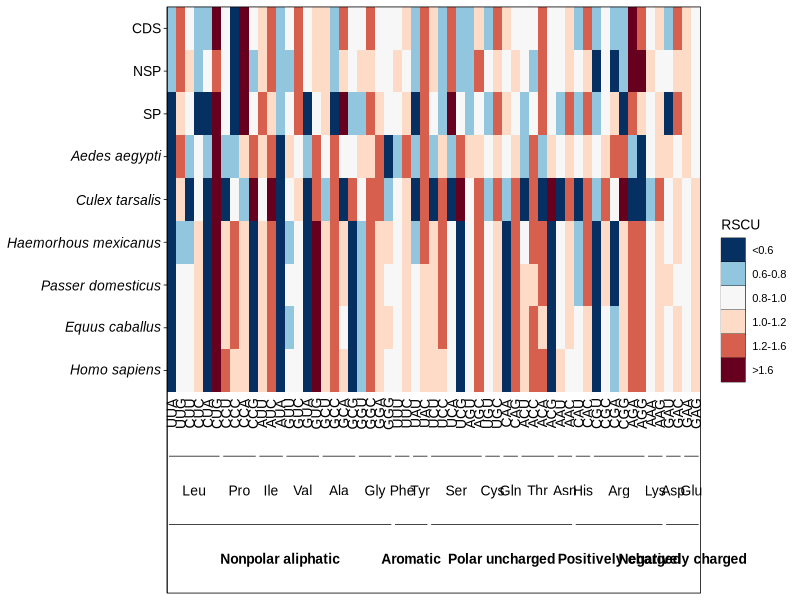

Source code (R):
# ============================================================
# 08_rscu_heatmap.R
# Purpose: RSCU heatmap grouped by amino acid chemical class.
#          Codon order within each synonymous family and amino acid
#          order within each chemical class follow RSCU.csv.
#          Five mutually exclusive classes based on amino acid chemical
#          properties. Discretized colour scale (blue-white-red).
#          Host names italic and ordered phylogenetically.
# Input:
#   results/tables/RSCU/RSCU.csv
# Output:
#   results/figures/RSCU_heatmap.pdf
# Dependencies: here, dplyr, tidyr, readr, ggplot2
# Random seed: 12345 (no stochastic step; kept per project convention)
# Run: Rscript scripts/08_rscu_heatmap.R
# ============================================================

set.seed(12345)  # random seed: 12345

suppressPackageStartupMessages({
  library(here); library(dplyr); library(tidyr)
  library(readr); library(ggplot2)
})

PT <- 0.352778  # 1 pt = 0.352778 mm

# ---------- 1. Read RSCU table ----------
rscu <- read_csv(here("results","tables","RSCU","RSCU.csv"),
                 show_col_types = FALSE,
                 col_types = cols(.default = col_character()))
num_cols <- setdiff(names(rscu), c("AA","Codon"))
rscu[num_cols] <- lapply(rscu[num_cols], as.numeric)

rscu59 <- rscu %>% filter(!Codon %in% c("AUG","UGG"))

# ---------- 2. Five chemical classes ----------
aa_class <- c(
  "Gly"="Nonpolar aliphatic","Ala"="Nonpolar aliphatic","Val"="Nonpolar aliphatic",
  "Leu"="Nonpolar aliphatic","Ile"="Nonpolar aliphatic","Pro"="Nonpolar aliphatic",
  "Phe"="Aromatic","Tyr"="Aromatic",
  "Ser"="Polar uncharged","Thr"="Polar uncharged","Cys"="Polar uncharged",
  "Asn"="Polar uncharged","Gln"="Polar uncharged",
  "Lys"="Positively charged","Arg"="Positively charged","His"="Positively charged",
  "Asp"="Negatively charged","Glu"="Negatively charged"
)
class_order <- c("Nonpolar aliphatic","Aromatic","Polar uncharged",
                 "Positively charged","Negatively charged")
# Amino acid order within each class follows RSCU.csv
aa_order <- c("Leu","Pro","Ile","Val","Ala","Gly",
              "Phe","Tyr",
              "Ser","Cys","Gln","Thr","Asn",
              "His","Arg","Lys",
              "Asp","Glu")

rscu59 <- rscu59 %>%
  mutate(Class = factor(aa_class[AA], levels = class_order),
         AA = factor(AA, levels = aa_order),
         Codon_orig = factor(Codon, levels = Codon)) %>%
  arrange(Class, AA, Codon_orig) %>%
  mutate(CodonIdx = row_number(),
         Codon = factor(Codon, levels = Codon))

# ---------- 3. Long format ----------
data_cols <- c("Complete","NSP","SP",
               "Aedes aegypti","Culex tarsalis",
               "Haemorhous mexicanus","Passer domesticus",
               "Equus caballus","Homo sapiens")
dataset_levels <- rev(data_cols)

long <- rscu59 %>%
  select(Codon, CodonIdx, AA, Class, all_of(data_cols)) %>%
  pivot_longer(cols = all_of(data_cols), names_to = "Dataset", values_to = "RSCU")
long$Dataset <- factor(long$Dataset, levels = dataset_levels)

# ---------- 4. Discretized colour scale ----------
long <- long %>%
  mutate(RSCU_cut = cut(RSCU,
                        breaks = c(-Inf, 0.6, 0.8, 1.0, 1.2, 1.6, Inf),
                        labels = c("<0.6","0.6-0.8","0.8-1.0","1.0-1.2","1.2-1.6",">1.6"),
                        right = FALSE))
fill_colors <- c("<0.6"="#053061","0.6-0.8"="#92C5DE","0.8-1.0"="#F7F7F7",
                 "1.0-1.2"="#FDDBC7","1.2-1.6"="#D6604D",">1.6"="#67001F")

# ---------- 5. Group bars ----------
gap <- 0.2
aa_bars <- rscu59 %>% group_by(Class, AA) %>%
  summarise(start = min(CodonIdx) - 0.5 + gap,
            end   = max(CodonIdx) + 0.5 - gap,
            mid   = mean(CodonIdx), .groups = "drop")
class_bars <- rscu59 %>% group_by(Class) %>%
  summarise(start = min(CodonIdx) - 0.5 + gap,
            end   = max(CodonIdx) + 0.5 - gap,
            mid   = mean(CodonIdx), .groups = "drop")

# ---------- 6. Y-axis labels ----------
dataset_labels <- c(
  "Complete"             = "CDS",
  "NSP"                  = "NSP",
  "SP"                   = "SP",
  "Aedes aegypti"        = expression(italic("Aedes aegypti")),
  "Culex tarsalis"       = expression(italic("Culex tarsalis")),
  "Haemorhous mexicanus" = expression(italic("Haemorhous mexicanus")),
  "Passer domesticus"    = expression(italic("Passer domesticus")),
  "Equus caballus"       = expression(italic("Equus caballus")),
  "Homo sapiens"         = expression(italic("Homo sapiens"))
)

# ---------- 7. Plot ----------
n_ds <- length(data_cols)
y_codon   <- 0
y_aa_bar  <- -1.0
y_aa_text <- -1.8
y_cls_bar <- -2.6
y_cls_text<- -3.4

p <- ggplot(long, aes(x = CodonIdx, y = Dataset, fill = RSCU_cut)) +
  geom_tile(color = NA) +
  scale_fill_manual(values = fill_colors, name = "RSCU", drop = FALSE) +
  geom_text(data = rscu59, aes(x = CodonIdx, y = y_codon, label = Codon),
            inherit.aes = FALSE, size = 10/2.845, angle = 90, family = "Arial",
            color = "black", vjust = 0.5, hjust = 0.5) +
  geom_segment(data = aa_bars,
               aes(x = start, xend = end, y = y_aa_bar, yend = y_aa_bar),
               inherit.aes = FALSE, linewidth = 0.75 * PT, color = "black") +
  geom_segment(data = class_bars,
               aes(x = start, xend = end, y = y_cls_bar, yend = y_cls_bar),
               inherit.aes = FALSE, linewidth = 0.75 * PT, color = "black") +
  scale_x_continuous(expand = c(0, 0), breaks = NULL) +
  scale_y_discrete(expand = c(0, 0), labels = dataset_labels) +
  coord_cartesian(ylim = c(y_cls_text - 0.8, n_ds + 0.5), clip = "off") +
  labs(x = NULL, y = NULL) +
  theme_bw(base_size = 10, base_family = "Arial") +
  theme(
    text          = element_text(family = "Arial", size = 10, color = "black"),
    axis.text.y   = element_text(family = "Arial", size = 10, color = "black"),
    axis.text.x   = element_blank(),
    axis.ticks.x  = element_blank(),
    axis.ticks.y  = element_line(color = "black", linewidth = 0.75 * PT),
    axis.line     = element_line(color = "black", linewidth = 0.75 * PT),
    panel.border  = element_rect(color = "black", fill = NA, linewidth = 0.75 * PT),
    panel.grid    = element_blank(),
    legend.key    = element_rect(color = "black", linewidth = 0.75 * PT)
  )

for (i in seq_len(nrow(aa_bars))) {
  p <- p + geom_text(data = aa_bars[i, ],
                     aes(x = mid, y = y_aa_text, label = AA),
                     inherit.aes = FALSE, size = 10/2.845,
                     fontface = "plain", family = "Arial", color = "black")
}
for (i in seq_len(nrow(class_bars))) {
  p <- p + geom_text(data = class_bars[i, ],
                     aes(x = mid, y = y_cls_text, label = Class),
                     inherit.aes = FALSE, size = 10/2.845,
                     fontface = "bold", family = "Arial", color = "black")
}

# ---------- 8. Export ----------
out_dir <- here("results","figures")
dir.create(out_dir, recursive = TRUE, showWarnings = FALSE)
ggsave(here(out_dir, "RSCU_heatmap.pdf"),
       p, width = 24, height = 7, device = cairo_pdf)

cat("\n===== RSCU heatmap completed =====\n")
cat("Output: results/figures/RSCU_heatmap.pdf\n")
